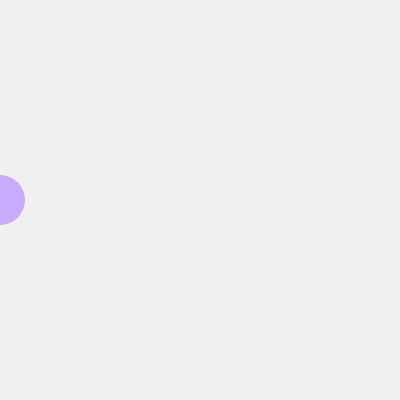
Frame 1 (no input)
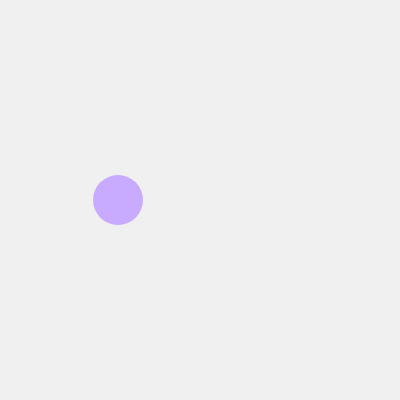
Frame 60 (no input)
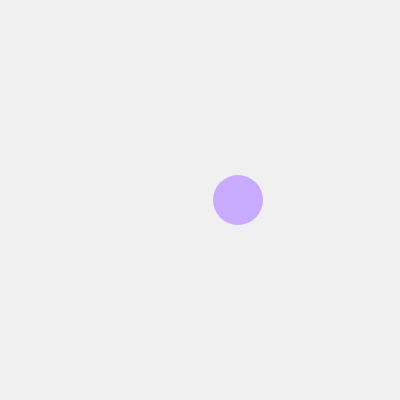
Frame 120 (the mouse pressed at the canvas centre since frame 60)

The p5.js sketch that drew these frames (run headless with seeded random() and noise() and a simulated clock; from frame 60 on, the mouse is pressed at the canvas centre):

// p5.js sketch
// ── sketch.js
// DM2008 — Activity 2a
// (Mode Switch, 20 min)

let x = 0;        
let size = 50;    
let bgColor;
let mode = 1;     // current visual mode

function setup() {
  createCanvas(400, 400);
  bgColor = color(240);
}

function draw() {
  background(bgColor);

  // conditionals to call diff modes
  if (mode === 1) {
    pastelBallMode();
  } 
  else if (mode === 2) {
    floatingFlowerMode();
  } 
  else if (mode === 3) {
    bouncyHeartMode();
  }
}


// Mode 1 -- purple ball going across
function pastelBallMode() {
  fill(200, 170, 255);
  noStroke();
  ellipse(x, height / 2, size);

  x += 2;
  if (x > width + size / 2) {
    x = -size / 2;
  }
}


// Mode 2 -- shrinking growing flower
let flowerSize = 20;
let grow = true;

function floatingFlowerMode() {
  translate(width / 2, height / 2);

  fill(255, 220, 230);
  noStroke();

  // flower petals
  for (let i = 0; i < 6; i++) {
    ellipse(0, flowerSize, 30, 50);
    rotate(PI / 3);
  }

  // centre
  fill(255, 250, 180);
  ellipse(0, 0, 40);

  // shrink grow anim
  if (grow) {
    flowerSize += 0.5;
    if (flowerSize > 40) grow = false;
  } else {
    flowerSize -= 0.5;
    if (flowerSize < 20) grow = true;
  }
}


// Mode 3 -- heart bouncing around
let hx = 200;
let hy = 200;
let vx = 2;
let vy = 1.5;

function bouncyHeartMode() {
  fill(255, 180, 200);
  noStroke();

  heart(hx, hy, 50);

  // movement
  hx += vx;
  hy += vy;

  // bounce
  if (hx < 0 || hx > width)  vx *= -1;
  if (hy < 0 || hy > height) vy *= -1;
}

// heart helper funct
function heart(x, y, size) {
  beginShape();
  vertex(x, y + size / 4);
  bezierVertex(x - size / 2, y - size / 4, x - size / 2, y + size / 2, x, y + size / 1.2);
  bezierVertex(x + size / 2, y + size / 2, x + size / 2, y - size / 4, x, y + size / 4);
  endShape(CLOSE);
}


// Switch case to change object shape
function keyPressed() {
  switch (key) {
    case '1':
      bgColor = color(245, 230, 250);
      mode = 1;
      break;

    case '2':
      bgColor = color(225, 245, 235);
      mode = 2;
      break;

    case '3':
      bgColor = color(235, 240, 255);
      mode = 3;
      break;

    default:
      bgColor = color(240);
  }
}
